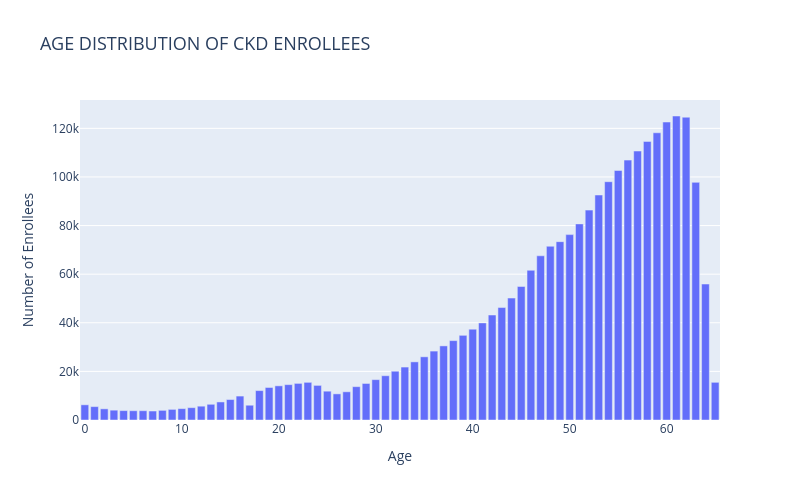

The code cell stored with this chart in its notebook:
### Markdown cell above
### Demographics

### Code cell
df_age_dist = df_enrollment.groupBy("AGE").count().orderBy("AGE")
df_age_pd = df_age_dist.toPandas()
fig = px.bar(
    df_age_pd,
    x="AGE", y="count",
    title="AGE DISTRIBUTION OF CKD ENROLLEES",
    labels={"AGE": "Age", "count": "Number of Enrollees"},
    width=800, height=500
)
fig.update_layout(title_font=dict(size=18), xaxis_tickformat="d")
fig.show()

### Figure 1 — Plotly figure (JSON) as saved in the notebook; plotly's stock layout.template omitted (floating-point values rounded to 4 significant figures)
{"data": [{"hovertemplate": "Age=%{x}<br>Number of Enrollees=%{y}<extra></extra>", "legendgroup": "", "marker": {"color": "#636efa", "pattern": {"shape": ""}}, "name": "", "orientation": "v", "showlegend": false, "textposition": "auto", "type": "bar", "x": [0, 1, 2, 3, 4, 5, 6, 7, 8, 9, 10, 11, 12, 13, 14, 15, 16, 17, 18, 19, 20, 21, 22, 23, 24, 25, 26, 27, 28, 29, 30, 31, 32, 33, 34, 35, 36, 37, 38, 39, 40, 41, 42, 43, 44, 45, 46, 47, 48, 49, 50, 51, 52, 53, 54, 55, 56, 57, 58, 59, 60, 61, 62, 63, 64, 65], "xaxis": "x", "y": [6249, 5508, 4598, 4043, 3864, 3817, 3824, 3695, 3969, 4367, 4682, 5078, 5687, 6466, 7427, 8417, 9846, 6081, 12099, 13382, 14058, 14550, 15064, 15498, 14239, 11858, 10754, 11609, 13717, 15035, 16606, 18218, 20069, 21783, 23919, 25999, 28353, 30493, 32663, 34842, 37377, 39957, 43198, 46273, 50173, 54938, 61600, 67564, 71485, 73385, 76275, 80697, 86359, 92579, 98053, 102662, 106939, 110670, 114634, 118181, 122601, 125083, 124591, 97779, 55947, 15504], "yaxis": "y"}], "layout": {"barmode": "relative", "height": 500, "legend": {"tracegroupgap": 0}, "title": {"font": {"size": 18}, "text": "AGE DISTRIBUTION OF CKD ENROLLEES"}, "width": 800, "xaxis": {"anchor": "y", "domain": [0, 1], "tickformat": "d", "title": {"text": "Age"}}, "yaxis": {"anchor": "x", "domain": [0, 1], "title": {"text": "Number of Enrollees"}}}}
